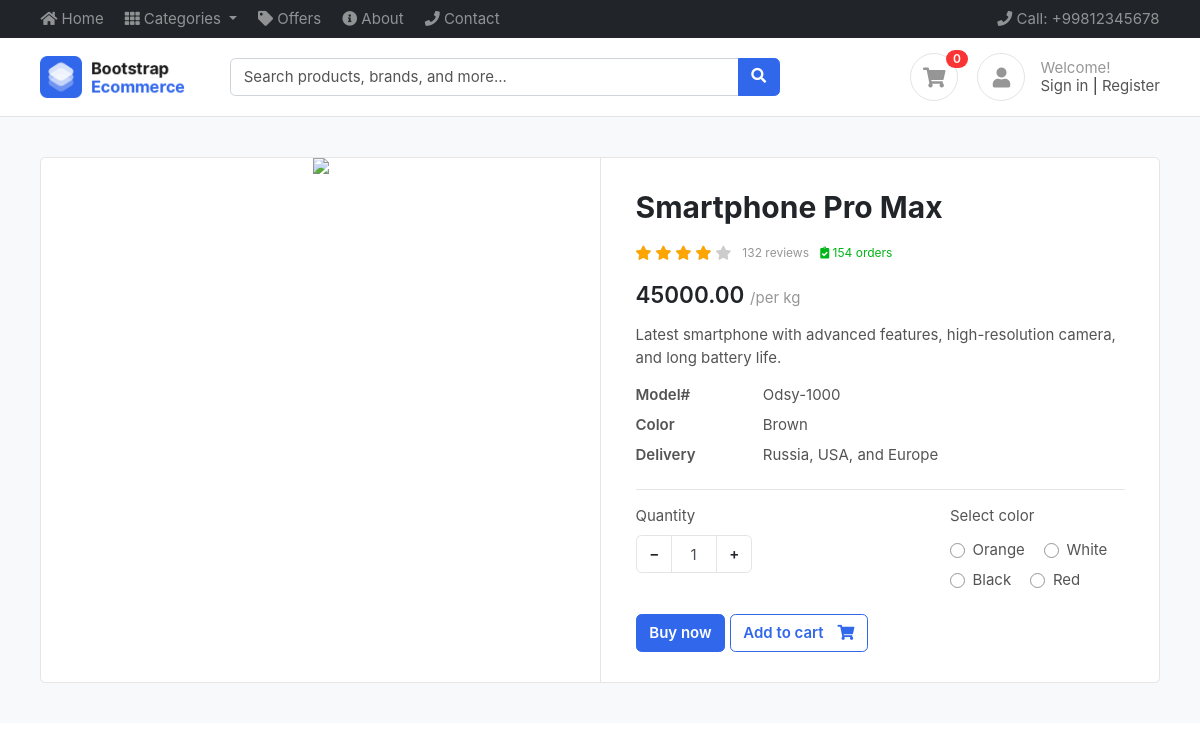
The app's page /product/smartphone-pro-max/ with its own data.
### products/models.py (models this page shows, shortened)
class Product(BaseModel):
    product_name = models.CharField(max_length=255)
    slug = models.SlugField(unique=True, null=True, blank=True)
    category = models.ForeignKey(Category, on_delete=models.CASCADE, related_name="products")
    price = models.IntegerField()
    product_description = models.TextField()
    color_variant = models.ManyToManyField(ColorVariant, blank= True)
    size_variant = models.ManyToManyField(SizeVariant, blank= True)

class ColorVariant(BaseModel):
    color_name = models.CharField(max_length=100)
    price = models.IntegerField(default=0)

### products/views.py (the view)
# urls.py: path('<slug>/', get_product, name="get_product"),
def get_product(request, slug):
    product = get_object_or_404(Product, slug=slug)
    context = { 'product': product }
    size = request.GET.get('size')
    if size:
        try:
            context['price'] = product.get_product_price_by_size(size)
        except Exception as e:
            print(e)
    return render(request, 'product/product.html', context=context)

### cart/context_processors.py (called while the page is built)
def cart_count(request):
    try:
        cart = get_cart(request)
        cart_count = cart.cart_items.count()
    except:
        cart_count = 0
    return {'cart_count': cart_count}

def categories(request):
    try:
        categories = Category.objects.all()[:10]
    except:
        categories = []
    return {'categories': categories}

### cart/views.py (called while the page is built)
def get_cart(request):
    if request.user.is_authenticated:
        cart, _ = Cart.objects.get_or_create(user=request.user, is_paid=False)
    else:
        if not request.session.session_key:
            request.session.create()
        cart_id = request.session.get('cart_id')
        if cart_id:
            try:
                cart = Cart.objects.get(uid=cart_id, user=None, is_paid=False)
            except Cart.DoesNotExist:
                cart = Cart.objects.create(user=None, is_paid=False)
                request.session['cart_id'] = str(cart.uid)
        else:
            cart = Cart.objects.create(user=None, is_paid=False)
            request.session['cart_id'] = str(cart.uid)
    return cart

### templates/product/product.html (shortened to what this page needs)
{% extends "base/base.html" %}
{% block start %}
<section class="section-content padding-y bg">
			<div class="container">
			<div class="card">
				<div class="row no-gutters">
					<aside class="col-md-6">
			<article class="gallery-wrap">
			<div class="img-big-wrap">
			  <div> <a href="#"><img id="main-product-image" src="/media/{% if product_images %}{{product_images.first.image}}{% else %}{{product.product_images.first.image}}{% endif %}"></a></div>
			</div>
			</article>
					</aside>
					<main class="col-md-6 border-left">
			<article class="content-body">
			<h2 class="title">{{product.product_name}}</h2>
			<div class="rating-wrap my-3">
				<ul class="rating-stars">
					<li style="width:80%" class="stars-active">
						<i class="fa fa-star"></i> <i class="fa fa-star"></i>
						<i class="fa fa-star"></i> <i class="fa fa-star"></i>
					</li>
					<li>
						<i class="fa fa-star"></i> <i class="fa fa-star"></i>
						<i class="fa fa-star"></i> <i class="fa fa-star"></i>
						<i class="fa fa-star"></i>
					</li>
				</ul>
				<small class="label-rating text-muted">132 reviews</small>
				<small class="label-rating text-success"> <i class="fa fa-clipboard-check"></i> 154 orders </small>
			</div>
			<div class="mb-3">
				<var class="price h4">
					{% if updated_price %}
						{{updated_price}}.00
					{% else %}
					    {{product.price}}.00
					{% endif %}
				</var>
				<span class="text-muted">/per kg</span>
			</div>
			<p>{{product.product_description}}</p>
			<dl class="row">
			  <dt class="col-sm-3">Model#</dt>
			  <dd class="col-sm-9">Odsy-1000</dd>
			  <dt class="col-sm-3">Color</dt>
			  <dd class="col-sm-9">Brown</dd>
			  <dt class="col-sm-3">Delivery</dt>
			  <dd class="col-sm-9">Russia, USA, and Europe </dd>
			</dl>
			<hr>
				<div class="form-row">
					<div class="form-group col-md flex-grow-0">
						<label>Quantity</label>
						<div class="input-group mb-3 input-spinner">
						  <div class="input-group-prepend">
							<button class="btn btn-light" type="button" id="button-minus"> − </button>
						  </div>
						  <input type="text" class="form-control" id="quantity-input" value="1" min="1">
						  <div class="input-group-append">
							<button class="btn btn-light" type="button" id="button-plus"> + </button>
						  </div>
						</div>
					</div>
					<div class="form-group col-md">
						</div>
					<div class="form-group col-md">
						{% if product.color_variant.count %}
							<label>Select color</label>
							<div class="mt-1">
							{% for color in product.color_variant.all %}
								<label class="custom-control custom-radio custom-control-inline">
								  <div class="custom-control-label">{{color.color_name}}</div>
								</label>
								{% endfor %}
							</div>
							{% endif %}
						</div>
				</div>
				<a href="#" class="btn  btn-primary"> Buy now </a>
				<button type="button" class="btn btn-outline-primary" id="add-to-cart-btn" onclick="addToCart()"> <span class="text">Add to cart</span> <i class="fas fa-shopping-cart"></i>  </button>
			</article>
					</main>
				</div>
			</div>
			</div>
			</section>
{% endblock %}

### public/static/css/ui.css (style rules this page uses)
html { font-family: 'Inter', sans-serif; font-size: 15px; }
.content-body { flex: 1 1 auto; padding: 2rem 2.3rem; }
.padding-y { padding-top: 40px; padding-bottom: 40px; }
var { font-style: normal; }
article:after, .form-group:after { display: block; clear: both; content: ""; }
.bg { background-color: #f8f9fa; }
.card .title { color: #212529; }
.btn-light { background-color: #fff; border-color: #e4e4e4; }
.btn .text + i { margin-left: 10px; }
dl[class="row"] { margin-bottom: 0; }
.price { font-weight: 600; color: #212529; }
.label-rating { margin-left: 7px; display: inline-block; vertical-align: middle; }
.rating-stars { display: inline-block; vertical-align: middle; list-style: none; margin: 0; padding: 0; position: relative; white-space: nowrap; clear: both; }
.rating-stars i { font-size: 14px; color: #ccc; display: inline; }
.rating-stars li { display: block; text-overflow: clip; white-space: nowrap; z-index: 1; }
.rating-stars li.stars-active { z-index: 2; position: absolute; top: 0; left: 0; overflow: hidden; }
.rating-stars li.stars-active i { color: orange; }
.input-spinner { width: 120px; flex-wrap: nowrap; display: inline-flex; }
.input-spinner input.form-control { text-align: center; max-width: 46px; flex-basis: 46px; border-color: #e4e4e4; flex-grow: 0; }
.input-spinner .btn { width: 36px; text-align: center; }
.gallery-wrap .img-big-wrap { margin-bottom: 10px; border-radius: 0.37rem; overflow: hidden; background-color: #fff; }
.gallery-wrap .img-big-wrap a { text-align: center; display: block; }
.gallery-wrap .img-big-wrap img { height: 460px; width: auto; display: inline-block; cursor: zoom-in; }

### records on screen
Product: product_name "Smartphone Pro Max", price "45000", product_description "Latest smartphone with advanced features, high-resolution camera, and long battery life."
ColorVariant: color_name "Orange"
ColorVariant: color_name "White"
ColorVariant: color_name "Black"
ColorVariant: color_name "Red"

### other values on screen
{{ cart_count|default:0 }} "0"
